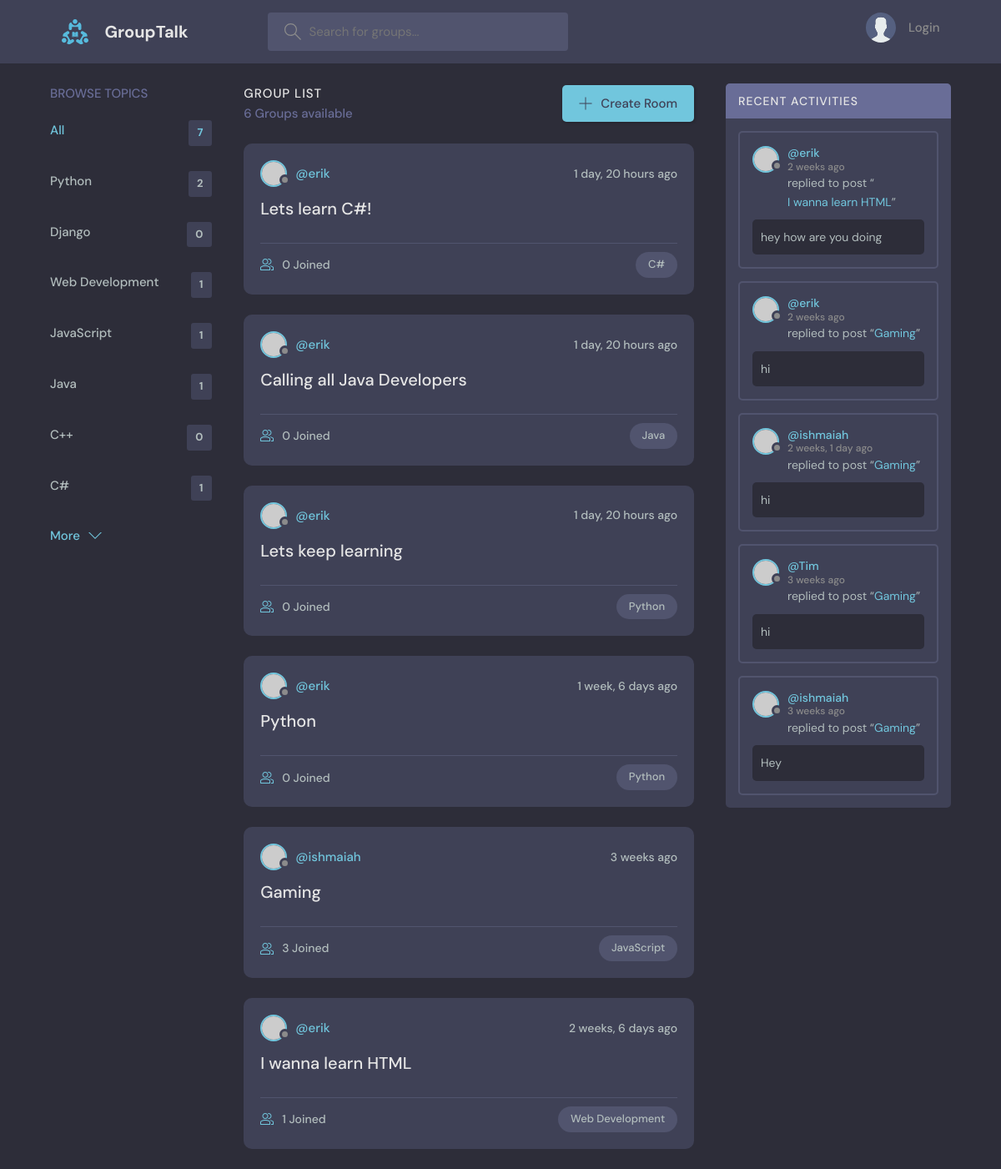
The page / on the database its author committed.
### base/models.py (models this page shows, shortened)
class Topic(models.Model):
    name = models.CharField(max_length=200)

class Group(models.Model):
    host = models.ForeignKey(User, on_delete=models.SET_NULL, null=True)
    topic = models.ForeignKey(Topic, on_delete=models.SET_NULL, null=True)
    name = models.CharField(max_length=200)
    description = models.TextField(null=True, blank=True)
    participants = models.ManyToManyField(User, related_name='participants', blank=True)
    updated = models.DateTimeField(auto_now=True)
    created = models.DateTimeField(auto_now_add=True)
    class Meta:
        ordering = ['-updated', '-created']
    def __str__(self):
        return self.name

class Message(models.Model):
    user = models.ForeignKey(User, on_delete=models.CASCADE)
    group = models.ForeignKey(Group, on_delete=models.CASCADE)
    body = models.TextField()
    updated = models.DateTimeField(auto_now=True)
    created = models.DateTimeField(auto_now_add=True)
    class Meta:
        ordering = ['-updated', '-created']

### base/views.py (the view)
# urls.py: path('', views.home, name="home"),
def home(request):
    q = request.GET.get('q') if request.GET.get('q') != None else ''
    groups = Group.objects.filter(
        Q(topic__name__icontains=q) |
        Q(name__icontains=q) |
        Q(description__icontains=q)
        )
    topics = Topic.objects.all()
    group_count = groups.count()
    group_messages = Message.objects.filter(Q(group__topic__name__icontains=q))
    context = {'groups': groups, 'topics': topics, 'group_count': group_count, 'group_messages': group_messages}
    return render(request, 'base/home.html', context)

### base/templates/base/home.html (shortened to what this page needs)
{% extends 'main.html' %}
{% block content %}
    <main class="layout layout--3">
      <div class="container">
        {% include 'base/topics_components.html' %}
        <div class="roomList">
          <div class="roomList__header">
            <div>
              <h2>Group List</h2>
              <p>{{group_count}} Groups available</p>
            </div>
            <a class="btn btn--main" href="{% url 'create-group' %}">
              <svg version="1.1" xmlns="http://www.w3.org/2000/svg" width="32" height="32" viewBox="0 0 32 32">
                <title>add</title>
                <path
                  d="M16.943 0.943h-1.885v14.115h-14.115v1.885h14.115v14.115h1.885v-14.115h14.115v-1.885h-14.115v-14.115z"
                ></path>
              </svg>
              Create Room
            </a>
          </div>
          {% include 'base/feed_components.html' %}
        </div>
        {% include 'base/activity_component.html' %}
      </div>
    </main>
{% endblock %}

### base/templates/base/topics_components.html
<div class="topics">
    <div class="topics__header">
      <h2>Browse Topics</h2>
    </div>
    <ul class="topics__list">
      <li>
        <a href="{% url 'home' %}" class="active">All <span>{{topics.count}}</span></a>
      </li>
      {% for topic in topics %}
      <li>
        <a href="{% url 'home' %}?q={{topic.name}}">{{topic.name}} <span>{{topic.group_set.all.count}}</span></a>
      </li>
      {% endfor %}
    </ul>
    <a class="btn btn--link" href="topics.html">
      More
      <svg version="1.1" xmlns="http://www.w3.org/2000/svg" width="32" height="32" viewBox="0 0 32 32">
        <title>chevron-down</title>
        <path d="M16 21l-13-13h-3l16 16 16-16h-3l-13 13z"></path>
      </svg>
    </a>
  </div>

### base/templates/base/feed_components.html (shortened to what this page needs)
{%for group in groups%}
<div class="roomListRoom">
    <div class="roomListRoom__header">
      <a href="{% url 'user-profile' group.host.id %}" class="roomListRoom__author">
        <div class="avatar avatar--small">
          <img src="https://randomuser.me/api/portraits/women/11.jpg" />
        </div>
        <span>@{{group.host.username}}</span>
      </a>
      <div class="roomListRoom__actions">
        <span>{{group.created|timesince}} ago</span>
      </div>
    </div>
    <div class="roomListRoom__content">
      <a href="{% url 'group' group.id %}"> {{group.name}} </a>
    </div>
    <div class="roomListRoom__meta">
      <a href="{% url 'group' group.id %}" class="roomListRoom__joined">
        {{group.participants.all.count}} Joined
      </a>
      <p class="roomListRoom__topic"> {{group.topic.name}} </p>
    </div>
  </div>
{% endfor %}

### base/templates/base/activity_component.html (shortened to what this page needs)
<div class="activities">
    <div class="activities__header">
      <h2>Recent Activities</h2>
    </div>
    {% for message in group_messages %}
    <div class="activities__box">
      <div class="activities__boxHeader roomListRoom__header">
        <a href="{% url 'user-profile' message.user.id %}" class="roomListRoom__author">
          <div class="avatar avatar--small">
            <img src="https://randomuser.me/api/portraits/women/11.jpg" />
          </div>
          <p>
            @{{message.user}}
            <span>{{message.created|timesince}} ago</span>
          </p>
        </a>
      </div>
      <div class="activities__boxContent">
        <p>replied to post “<a href="{% url 'group' message.group.id %}">{{message.group}}</a>”</p>
        <div class="activities__boxRoomContent">
            {{message.body}}
        </div>
      </div>
    </div>
    {% endfor %}
  </div>

### rows shown on the page
Topic: name "Python", group_set.all.count "2"
Topic: name "Django", group_set.all.count "0"
Topic: name "Web Development", group_set.all.count "1"
Topic: name "JavaScript", group_set.all.count "1"
Topic: name "Java", group_set.all.count "1"
Topic: name "C++", group_set.all.count "0"
Topic: name "C#", group_set.all.count "1"
Group: host.username "erik", created "1 day, 20 hours", name "Lets learn C#!", participants.all.count "0", topic.name "C#"
Group: host.username "erik", created "1 day, 20 hours", name "Calling all Java Developers", participants.all.count "0", topic.name "Java"
Group: host.username "erik", created "1 day, 20 hours", name "Lets keep learning", participants.all.count "0", topic.name "Python"
Group: host.username "erik", created "1 week, 6 days", name "Python", participants.all.count "0", topic.name "Python"
Group: host.username "ishmaiah", created "3 weeks", name "Gaming", participants.all.count "3", topic.name "JavaScript"
Group: host.username "erik", created "2 weeks, 6 days", name "I wanna learn HTML", participants.all.count "1", topic.name "Web Development"
Message: user "erik", created "2 weeks", group "I wanna learn HTML", body "hey how are you doing"
Message: user "erik", created "2 weeks", group "Gaming", body "hi"
Message: user "ishmaiah", created "2 weeks, 1 day", group "Gaming", body "hi"
Message: user "Tim", created "3 weeks", group "Gaming", body "hi"
Message: user "ishmaiah", created "3 weeks", group "Gaming", body "Hey"

### other values the page prints
{{ topics.count }} "7"
{{ group_count }} "6"
